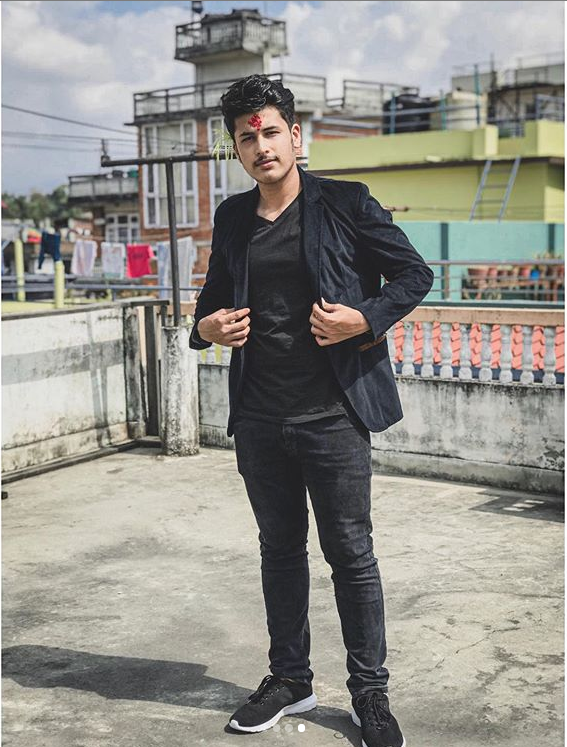
#> input picture ML Bootcamp Day 2/anish-ml-image.png, 567 x 747 px
$ jupyter execute Face.ipynb
#> lines starting #> are read from the running program, lines starting #| are printed output that depends on the picture
[cell 1]
from PIL import Image
import numpy as np
import matplotlib.pyplot as plt

import cv2

[cell 2]
frame = cv2.imread("anish-ml-image.png")
#> frame is the input picture: shape (747, 567, 3); mean B, G, R 138.8, 145.2, 146.9

[cell 3]
plt.imshow(frame)

[cell 4]
rgb = cv2.cvtColor(frame, cv2.COLOR_BGR2RGB)

[cell 5]
plt.imshow(rgb)

[cell 6]
classifier = cv2.CascadeClassifier("haarcascade_frontalface_default.xml")

[cell 7]
faces = classifier.detectMultiScale(frame)
#> faces = [[227, 109, 70, 70]]

[cell 8]
face = faces[0]
#> face = [227, 109, 70, 70]

[cell 9]
x, y, w, h = face
#> x = 227; y = 109; w = 70; h = 70

[cell 10]
face = rgb[y:y+h, x:x+w]
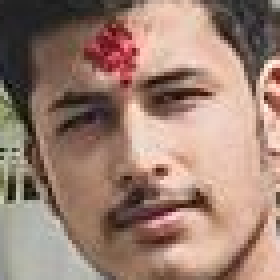
#> face: shape (70, 70, 3) (shown 4 times larger); mean R, G, B 156.5, 128, 114.2

[cell 11]
plt.imshow(face)

[cell 12]
out = cv2.rectangle(rgb, (x,y), (x+w, y+h), (0, 0, 255), 4)
